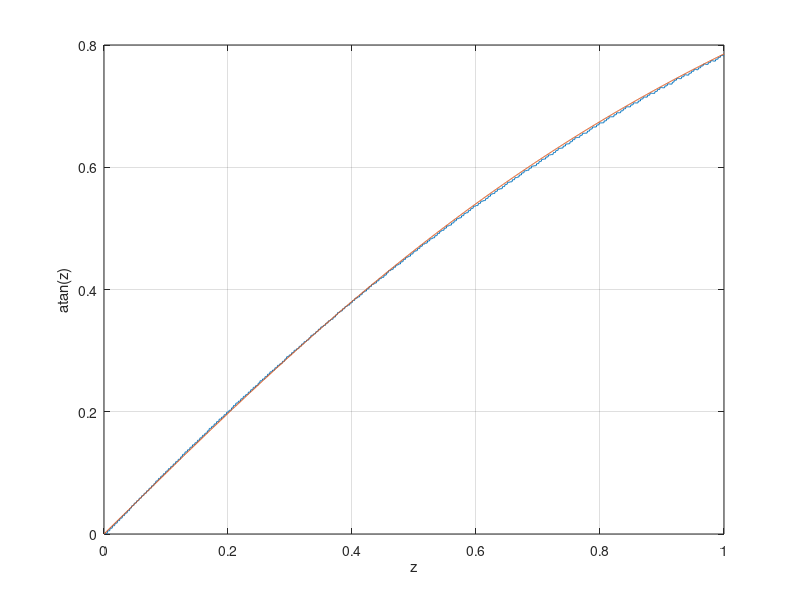
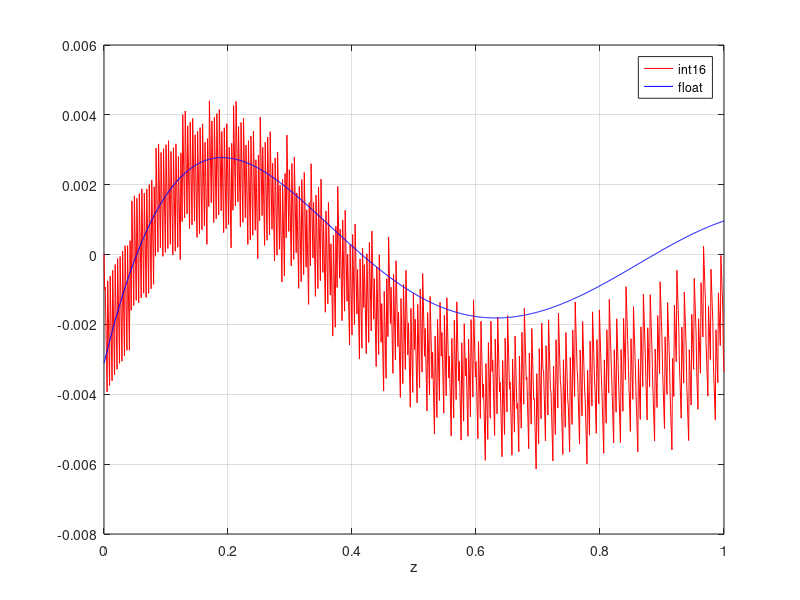

Reproduce these figures in MATLAB, in order.
%% approximation to atan using integer operations only
a0 = 0.283642707;     i0 = uint16(a0*2^8)
a1 = 1.073115615;     i1 = uint16(a1*2^15)
a2 = 0.003113205848;  i2 = uint16(a2*2^16)

myatan =@(z)-0.003113205848 + z.*( 1.073115615  - z*0.283642707);

z = 0:0.001:1;
zi = uint16(z*2^8);

r1 = uint16(zi.*i0);
limits1 = [min(r1) max(r1)]

r2 = uint16(i1-r1/2);
limits2 = [min(r2) max(r2)]

r3 = uint16(zi.*bitshift(r2,-7));
limits3 = [min(r3) max(r3)]

r4 = uint16(r3-i2);
limits4 = [min(r4) max(r4)]
res = single(r4)/2^16;


figure(1); plot(z,res,z,atan(z))
           xlabel('z'); ylabel('atan(z)'); 
           grid on

figure(2); plot(z,double(res)-atan(z),'r',z,myatan(z)-atan(z),'b')
           legend('int16','float'); legend('show')
           xlabel('z'); grid on
